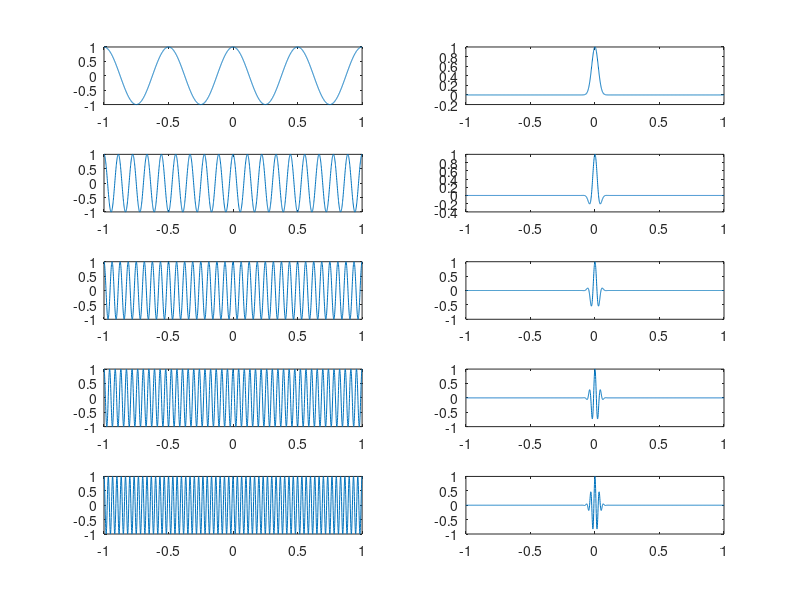

Write the MATLAB code that produced this figure.
%{
1. Create a family of Morlet wavelets ranging in frequency from 2 Hz to 30 Hz in five steps. 

Apply the Matlab function real to the convolution result, as in convol 
(convol This will return the EEG data bandpass filtered at the peak frequency of the wavelet.
You learn more about why this is in the next chapter.
%}

frequencies = linspace(2, 30, 5);
times = linspace(-1, 1, 2001);
std_gauss = 5/(2*pi*30);

figure
for fi = 1:length(frequencies)
    sin_wave = exp(1i * 2 * pi * frequencies(fi) * times);
    exp_wave = exp(-(times).^2 / (2 * std_gauss.^2));
    morlet_wave = real(sin_wave) .* exp_wave;
    
    subplot(5,2,fi * 2 - 1);
    plot(times, real(sin_wave));
    subplot(5,2,fi * 2);
    plot(times, morlet_wave);
end